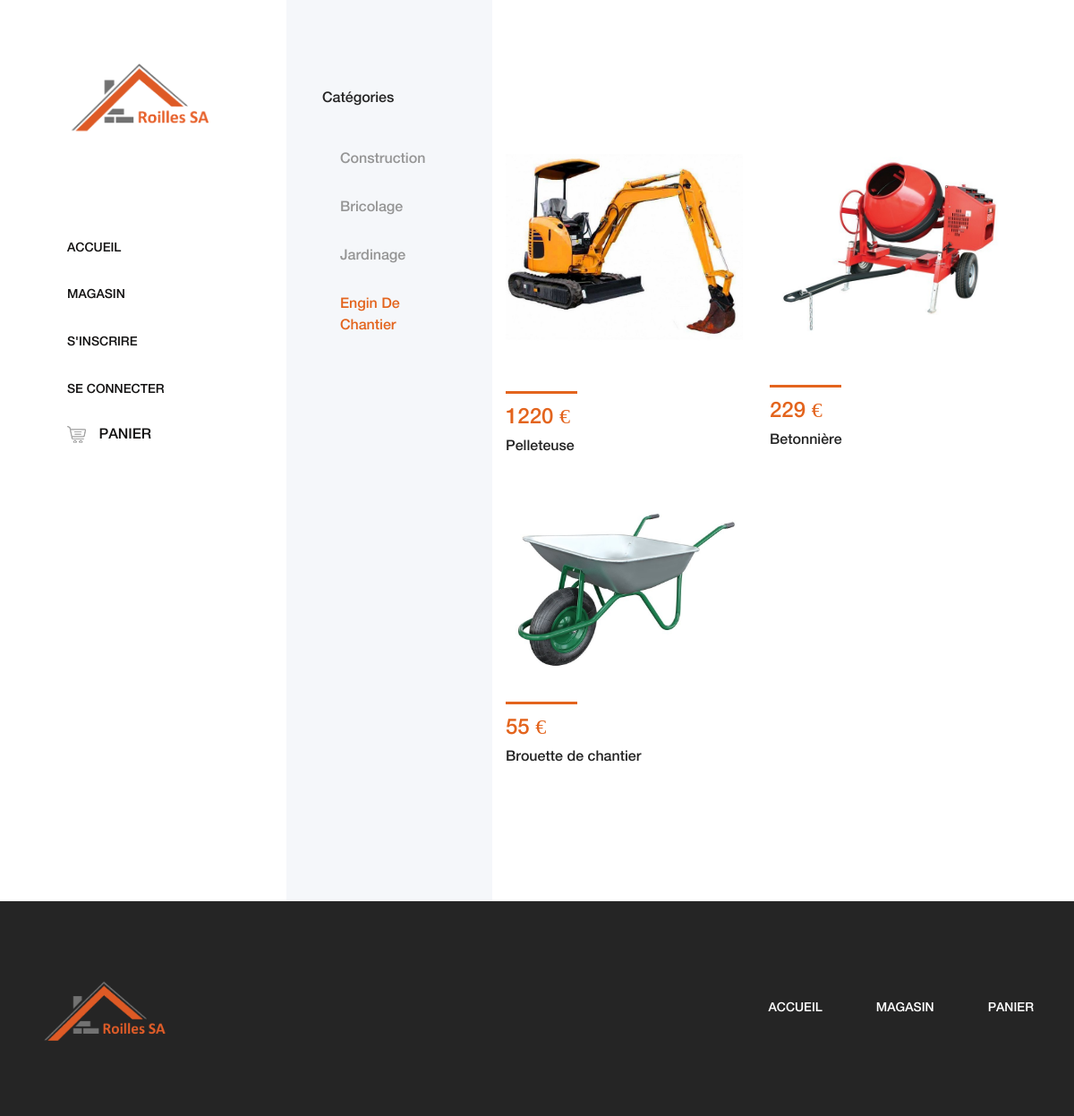
Screenshot of /shopEngin.php with the database file from the repository.
### tables this page shows
create table materiel
(
  codeM int(5) not null auto_increment,
  codeT_M int(5) not null,
  nom varchar(25),
  notice varchar(255),
  prix float(6.2),
  poids float(5.2),
  stock int(2),
  image varchar(255),
  primary key(codeM),
  foreign key(codeT_M) references type_materiel(codeT_M)
)default charset='utf8';

### shopEngin.php (the view, shortened to what this page needs)
<?php
  require 'inc/header.php';
?>
        <div class="shop_sidebar_area">
            <div class="widget catagory mb-50">
                <h6 class="widget-title mb-30">Catégories</h6>
                <div class="catagories-menu">
                    <ul>
                        <li><a href="shopCons.php">Construction</a></li>
                        <li><a href="shopBrico.pho">Bricolage</a></li>
                        <li><a href="shopJard.php">Jardinage</a></li>
                        <li class="active"><a href="ShopEngin">Engin de chantier</a></li>
                    </ul>
                </div>
            </div>
        </div>
        <div class="amado_product_area section-padding-100">
            <div class="container-fluid">
                <div class="row">
                    <div class="col-12">
                    </div>
                </div>
                <div class="row">
                    <?php
                    try
                    {
                      $bdd = new PDO('mysql:host=localhost;dbname=location;charset=utf8', 'root', 'root');
                    }
                    catch (Exception $e)
                    {
                      die('Erreur : ' . $e->getMessage());
                    }
                      $article = $bdd->query("select * from materiel where codeT_M = 2");
                      while ($data = $article->fetch())
                      {
                        echo "
                        <div class='col-12 col-sm-6 col-md-12 col-xl-6'>
                          <div class='single-product-wrapper'>
                              <div class='product-img'>
                                  <img src='".$data['image']."' alt=''>
                              </div>
                              <div class='product-description d-flex align-items-center justify-content-between'>
                                  <div class='product-meta-data'>
                                      <div class='line'></div>
                                      <p class='product-price'>".$data['prix']." €</p>
                                      <a href='product-details.php?id=".$data['codeM']."'>
                                          <h6>".$data['nom']."</h6>
                                      </a>
                                  </div>
                                  <div class='ratings-cart text-right'>
                                  ";
                                  if (isset($_SESSION['id']))
                                  {
                                    echo "<div class='cart'>
                                        <a href='panier.php?id=".$data['codeM']."' data-toggle='tooltip' data-placement='left' title='Acheter !'>
                                        <img src='img/core-img/cart.png' alt=''></a>
                                          </div>
                                            </div>
                                              </div>
                                                </div>
                                                  </div>";
                                  }
                                else
                                {
                                  echo "</div>
                                          </div>
                                            </div>
                                              </div>
                                              ";
                                }
                      }
                      ?>
                </div>
            </div>
        </div>
  </div>
    <?php require 'inc/footer.php'; ?>

### css/core-style.css (style rules this page uses)
* { margin: 0; padding: 0; }
body { font-family: "helveticaneuemedium"; font-size: 16px; }
h1, h2, h3, h4, h5, h6 { color: #242424; line-height: 1.3; font-weight: 400; }
p { color: #6d6d6d; font-size: 16px; line-height: 1.9; font-weight: 400; }
a { -webkit-transition: all 500ms ease 0s; transition: all 500ms ease 0s; text-decoration: none; outline: 0 solid transparent; color: #131212; font-weight: 400; font-size: 12px; }
ul, ol { margin: 0; }
ul li, ol li { list-style: none; }
img { height: auto; max-width: 100%; }
.mb-30 { margin-bottom: 30px !important; }
.mb-50 { margin-bottom: 50px !important; }
.section-padding-100 { padding-top: 100px; padding-bottom: 100px; }
.main-content-wrapper .shop_sidebar_area { position: relative; z-index: 1; -webkit-box-flex: 0; -ms-flex: 0 0 230px; flex: 0 0 230px; width: 230px; max-width: 230px; background-color: #f5f7fa; padding: 100px 40px; }
.main-content-wrapper .amado_product_area { position: relative; z-index: 1; -webkit-box-flex: 0; -ms-flex: 0 0 calc(95% - 550px); flex: 0 0 calc(95% - 550px); width: calc(95% - 550px); max-width: calc(95% - 550px); }
.single-product-wrapper { position: relative; z-index: 1; margin-bottom: 50px; overflow: hidden; background-color: #ffffff; }
.single-product-wrapper .product-img { position: relative; z-index: 1; overflow: hidden; }
.single-product-wrapper .product-img img { width: 100%; -webkit-transition-duration: 500ms; transition-duration: 500ms; }
.single-product-wrapper .product-description { position: relative; z-index: 1; margin-top: 25px; }
.single-product-wrapper .product-description .product-meta-data .line { width: 80px; height: 3px; background-color: #E3641D; margin-bottom: 15px; display: block; }
.single-product-wrapper .product-description .product-meta-data .product-price { line-height: 1; color: #E3641D; font-size: 24px; margin-bottom: 10px; }
.single-product-wrapper .product-description .product-meta-data a { display: block; }
.single-product-wrapper .product-description .product-meta-data a h6 { margin-bottom: 0; }
.widget { position: relative; z-index: 1; }
.widget .widget-title { font-size: 16px; text-transform: capitalize; color: #242424; }
.widget .catagories-menu li a { text-transform: capitalize; font-size: 16px; padding: 15px 0 15px 20px; display: block; font-weight: 400; color: #959595; }
.widget .catagories-menu li.active a { color: #E3641D; }

### rows the page displays
materiel: image (picture), prix "1220", nom "Pelleteuse"
materiel: image (picture), prix "229", nom "Betonnière"
materiel: image (picture), prix "55", nom "Brouette de chantier"
